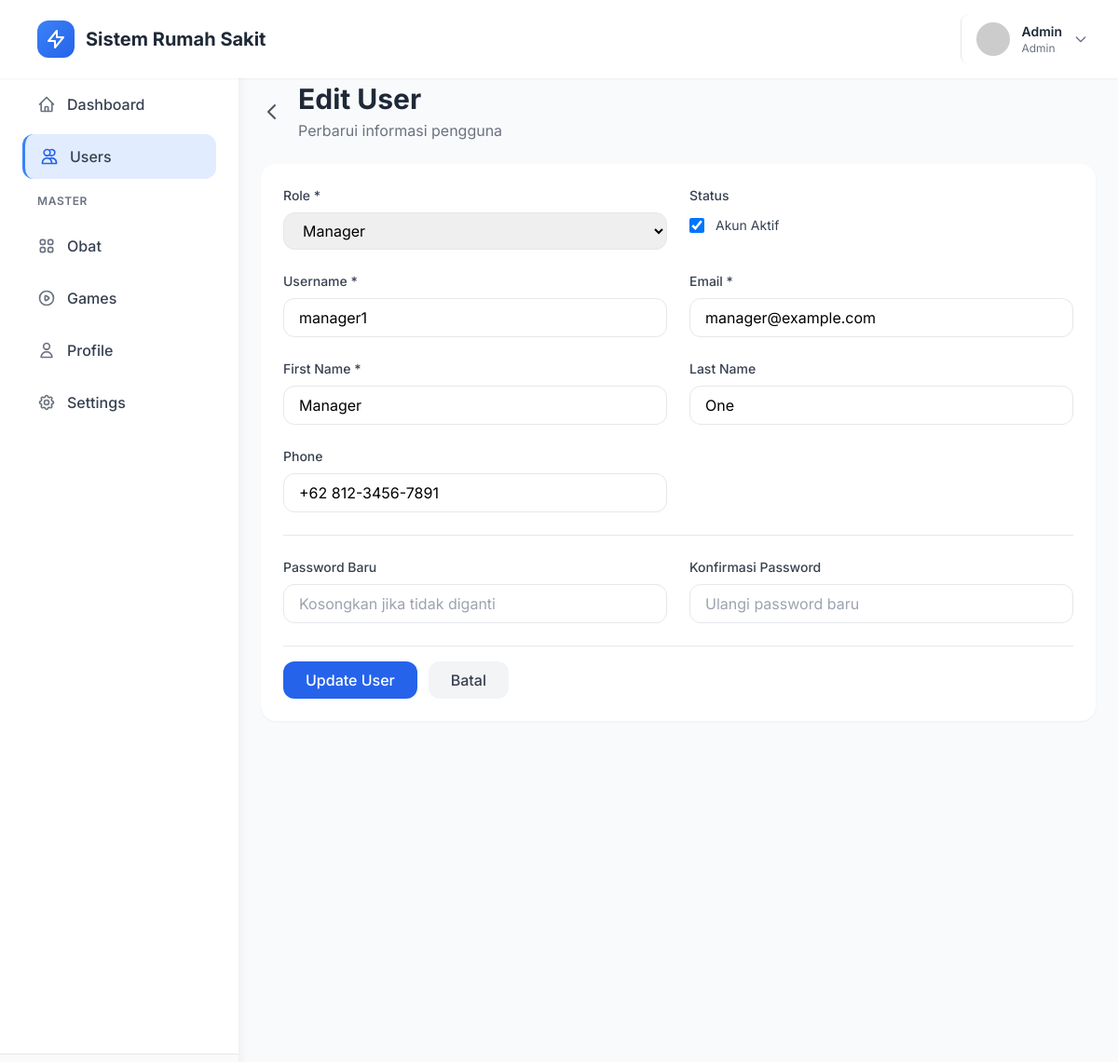
/index.php?page=users&action=edit&id=2 (signed in), run on the app's committed database.
### tables this page shows
CREATE TABLE IF NOT EXISTS users (
    id INT PRIMARY KEY AUTO_INCREMENT,
    username VARCHAR(50) NOT NULL UNIQUE,
    email VARCHAR(100) NOT NULL UNIQUE,
    password VARCHAR(255) NOT NULL,
    first_name VARCHAR(50),
    last_name VARCHAR(50),
    phone VARCHAR(20),
    avatar VARCHAR(255) DEFAULT 'default-avatar.png',
    role_id INT NOT NULL DEFAULT 4,
    is_active TINYINT(1) DEFAULT 1,
    last_login DATETIME,
    created_at TIMESTAMP DEFAULT CURRENT_TIMESTAMP,
    updated_at TIMESTAMP DEFAULT CURRENT_TIMESTAMP ON UPDATE CURRENT_TIMESTAMP,
    FOREIGN KEY (role_id) REFERENCES roles(id) ON DELETE RESTRICT,
    INDEX idx_username (username),
    INDEX idx_email (email),
    INDEX idx_role_id (role_id)
);

CREATE TABLE IF NOT EXISTS roles (
    id INT PRIMARY KEY AUTO_INCREMENT,
    role_name VARCHAR(50) NOT NULL UNIQUE,
    description TEXT,
    created_at TIMESTAMP DEFAULT CURRENT_TIMESTAMP
);

### includes/functions.php (called while the page is built, shortened)
<?php
function isLoggedIn() {
    return isset($_SESSION['user_id']);
}
function getCurrentUser() {
    global $pdo;
    $stmt = $pdo->prepare("
        SELECT u.*, r.role_name
        FROM users u
        JOIN roles r ON u.role_id = r.id
        WHERE u.id = ?
    ");
    $stmt->execute([$_SESSION['user_id']]);
    return $stmt->fetch();
}
function hasRole($roleNames) {
    $user = getCurrentUser();
    if (is_array($roleNames)) {
        return in_array($user['role_name'], $roleNames);
    }
    return $user['role_name'] === $roleNames;
}
function getAvatarUrl($avatar) {
    if (empty($avatar) || $avatar === 'default-avatar.png') {
        return 'https://ui-avatars.com/api/?name=' . urlencode($_SESSION['username'] ?? 'User') . '&background=3b82f6&color=fff';
    }
    return BASE_URL . 'assets/uploads/avatars/' . $avatar;
}

### includes/auth_check.php (called while the page is built, shortened)
<?php
require_once __DIR__ . '/db_connect.php';
require_once __DIR__ . '/functions.php';
$currentUser = getCurrentUser();

### pages/users/edit.php (the view, shortened to what this page needs)
<?php
$userId = isset($_GET['id']) ? (int)$_GET['id'] : 0;
$stmt = $pdo->prepare("SELECT * FROM users WHERE id = ?");
$stmt->execute([$userId]);
$user = $stmt->fetch();
if (hasRole('manager') && $user['role_id'] == 1) {
    require_once __DIR__ . '/../errors/403.php';
    exit;
}
$roles = $pdo->query("SELECT * FROM roles ORDER BY role_name")->fetchAll();
?>
<div class="mb-6">
    <div class="flex items-center space-x-4 mb-4">
        <a href="index.php?page=users" class="text-gray-600 hover:text-gray-800">
            <svg class="w-6 h-6" fill="none" stroke="currentColor" viewBox="0 0 24 24">
                <path stroke-linecap="round" stroke-linejoin="round" stroke-width="2" d="M15 19l-7-7 7-7" />
            </svg>
        </a>
        <div>
            <h1 class="text-3xl font-bold text-gray-800">Edit User</h1>
            <p class="text-gray-500 mt-1">Perbarui informasi pengguna</p>
        </div>
    </div>
</div>
<div class="bg-white rounded-2xl shadow-sm p-6">
    <form method="POST" class="space-y-6">
        <div class="grid grid-cols-1 md:grid-cols-2 gap-6">
            <div>
                <label class="block text-sm font-medium text-gray-700 mb-2">Role *</label>
                <select name="role_id" required
                    class="w-full px-4 py-2 border border-gray-200 rounded-xl focus:ring-2 focus:ring-blue-500 focus:border-transparent outline-none">
                    <?php foreach ($roles as $role): ?>
                        <option value="<?php echo $role['id']; ?>"
                            <?php echo ($user['role_id'] == $role['id']) ? 'selected' : ''; ?>>
                            <?php echo ucfirst($role['role_name']); ?>
                        </option>
                    <?php endforeach; ?>
                </select>
            </div>
            <div>
                <label class="block text-sm font-medium text-gray-700 mb-2">Status</label>
                <div class="flex items-center space-x-3 mt-3">
                    <input type="checkbox" name="is_active" id="is_active" value="1"
                        <?php echo $user['is_active'] ? 'checked' : ''; ?>
                        class="w-4 h-4 text-blue-600 border-gray-300 rounded focus:ring-blue-500">
                    <label for="is_active" class="text-sm text-gray-700">Akun Aktif</label>
                </div>
            </div>
            <div>
                <label class="block text-sm font-medium text-gray-700 mb-2">Username *</label>
                <input type="text" name="username" value="<?php echo htmlspecialchars($user['username']); ?>"
                    class="w-full px-4 py-2 border border-gray-200 rounded-xl" required>
            </div>
            <div>
                <label class="block text-sm font-medium text-gray-700 mb-2">Email *</label>
                <input type="email" name="email" value="<?php echo htmlspecialchars($user['email']); ?>"
                    class="w-full px-4 py-2 border border-gray-200 rounded-xl" required>
            </div>
            <div>
                <label class="block text-sm font-medium text-gray-700 mb-2">First Name *</label>
                <input type="text" name="first_name" value="<?php echo htmlspecialchars($user['first_name']); ?>"
                    class="w-full px-4 py-2 border border-gray-200 rounded-xl" required>
            </div>
            <div>
                <label class="block text-sm font-medium text-gray-700 mb-2">Last Name</label>
                <input type="text" name="last_name" value="<?php echo htmlspecialchars($user['last_name']); ?>"
                    class="w-full px-4 py-2 border border-gray-200 rounded-xl">
            </div>
            <div>
                <label class="block text-sm font-medium text-gray-700 mb-2">Phone</label>
                <input type="text" name="phone" value="<?php echo htmlspecialchars($user['phone']); ?>"
                    class="w-full px-4 py-2 border border-gray-200 rounded-xl">
            </div>
        </div>
        <hr class="my-6">
        <div class="grid grid-cols-1 md:grid-cols-2 gap-6">
            <div>
                <label class="block text-sm font-medium text-gray-700 mb-2">Password Baru</label>
                <input type="password" name="password"
                    class="w-full px-4 py-2 border border-gray-200 rounded-xl"
                    placeholder="Kosongkan jika tidak diganti">
            </div>
            <div>
                <label class="block text-sm font-medium text-gray-700 mb-2">Konfirmasi Password</label>
                <input type="password" name="confirm_password"
                    class="w-full px-4 py-2 border border-gray-200 rounded-xl"
                    placeholder="Ulangi password baru">
            </div>
        </div>
        <div class="flex space-x-3 pt-4 border-t">
            <button type="submit" class="bg-blue-600 hover:bg-blue-700 text-white font-medium py-2 px-6 rounded-xl transition-colors">
                Update User
            </button>
            <a href="index.php?page=users" class="bg-gray-100 hover:bg-gray-200 text-gray-700 font-medium py-2 px-6 rounded-xl transition-colors inline-block">
                Batal
            </a>
        </div>
    </form>
</div>

### includes/header.php (shortened to what this page needs)
<!DOCTYPE html>
<html lang="id">
<head>
    <script src="https://cdn.tailwindcss.com"></script>
</head>
<body class="bg-gray-50">
    <nav class="bg-white shadow-sm fixed top-0 left-0 right-0 z-50">
        <div class="flex items-center justify-between px-6 py-4">
            <div class="flex items-center space-x-4">
                <div class="flex items-center space-x-3">
                    <div class="w-10 h-10 bg-gradient-to-br from-blue-500 to-blue-600 rounded-xl flex items-center justify-center">
                        <svg class="w-6 h-6 text-white" fill="none" stroke="currentColor" viewBox="0 0 24 24">
                            <path stroke-linecap="round" stroke-linejoin="round" stroke-width="2" d="M13 10V3L4 14h7v7l9-11h-7z"/>
                        </svg>
                    </div>
                    <span class="text-xl font-bold text-gray-800"><?php echo SITE_NAME; ?></span>
                </div>
            </div>
            <div class="flex items-center space-x-4">
                <div class="relative">
                    <button onclick="toggleProfileMenu()" class="flex items-center space-x-3 pl-4 border-l hover:bg-gray-50 rounded-lg p-2 transition-colors">
                        <img src="<?php echo getAvatarUrl($currentUser['avatar']); ?>" class="w-9 h-9 rounded-full">
                        <div class="hidden md:block text-left">
                            <p class="text-sm font-semibold text-gray-800"><?php echo htmlspecialchars($currentUser['first_name']); ?></p>
                            <p class="text-xs text-gray-500"><?php echo ucfirst($currentUser['role_name']); ?></p>
                        </div>
                        <svg class="w-4 h-4 text-gray-500" fill="none" stroke="currentColor" viewBox="0 0 24 24">
                            <path stroke-linecap="round" stroke-linejoin="round" stroke-width="2" d="M19 9l-7 7-7-7"/>
                        </svg>
                    </button>
                </div>
            </div>
        </div>
    </nav>

### includes/header.php (style rules this page uses)
* { font-family: 'Inter', sans-serif; }
body { background: #f8f9fa; }

### data on the page
users: first_name "Admin", role.role_name "Admin"
users: role_id "Manager", is_active "☑", username "manager1", email "manager@example.com", first_name "Manager", last_name "One", phone "+62 812-3456-7891"

### other printed values
SITE_NAME "Sistem Rumah Sakit"
